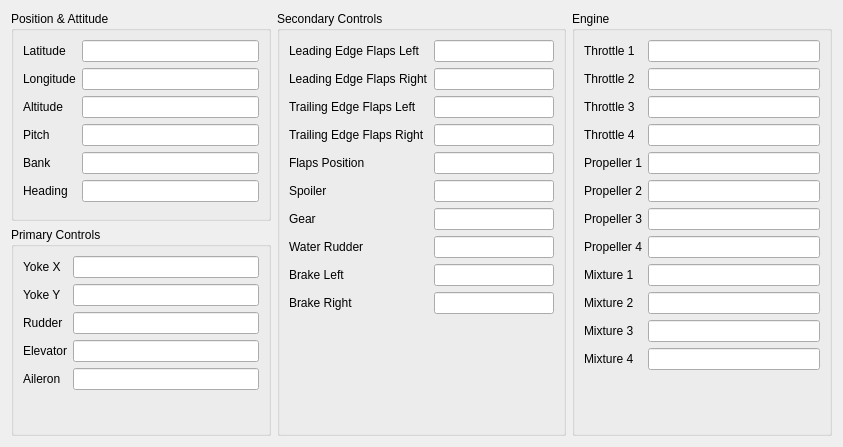
<?xml version="1.0" encoding="UTF-8"?>
<ui version="4.0">
 <class>SimulationVariablesWidget</class>
 <widget class="QWidget" name="SimulationVariablesWidget">
  <property name="geometry">
   <rect>
    <x>0</x>
    <y>0</y>
    <width>843</width>
    <height>447</height>
   </rect>
  </property>
  <property name="windowTitle">
   <string>Form</string>
  </property>
  <layout class="QGridLayout" name="gridLayout">
   <property name="sizeConstraint">
    <enum>QLayout::SetMinimumSize</enum>
   </property>
   <item row="0" column="0">
    <widget class="QGroupBox" name="groupBox_5">
     <property name="minimumSize">
      <size>
       <width>0</width>
       <height>0</height>
      </size>
     </property>
     <property name="title">
      <string>Position &amp;&amp; Attitude</string>
     </property>
     <layout class="QFormLayout" name="formLayout_4">
      <item row="0" column="0">
       <widget class="QLabel" name="label_9">
        <property name="text">
         <string>Latitude</string>
        </property>
       </widget>
      </item>
      <item row="0" column="1">
       <widget class="QLineEdit" name="latitudeLineEdit">
        <property name="minimumSize">
         <size>
          <width>160</width>
          <height>0</height>
         </size>
        </property>
        <property name="readOnly">
         <bool>true</bool>
        </property>
       </widget>
      </item>
      <item row="1" column="0">
       <widget class="QLabel" name="label_10">
        <property name="text">
         <string>Longitude</string>
        </property>
       </widget>
      </item>
      <item row="1" column="1">
       <widget class="QLineEdit" name="longitudeLineEdit">
        <property name="readOnly">
         <bool>true</bool>
        </property>
       </widget>
      </item>
      <item row="2" column="0">
       <widget class="QLabel" name="label_11">
        <property name="text">
         <string>Altitude</string>
        </property>
       </widget>
      </item>
      <item row="2" column="1">
       <widget class="QLineEdit" name="altitudeLineEdit">
        <property name="readOnly">
         <bool>true</bool>
        </property>
       </widget>
      </item>
      <item row="3" column="0">
       <widget class="QLabel" name="label_25">
        <property name="text">
         <string>Pitch</string>
        </property>
       </widget>
      </item>
      <item row="3" column="1">
       <widget class="QLineEdit" name="pitchLineEdit">
        <property name="readOnly">
         <bool>true</bool>
        </property>
       </widget>
      </item>
      <item row="4" column="0">
       <widget class="QLabel" name="label_26">
        <property name="text">
         <string>Bank</string>
        </property>
       </widget>
      </item>
      <item row="4" column="1">
       <widget class="QLineEdit" name="bankLineEdit">
        <property name="readOnly">
         <bool>true</bool>
        </property>
       </widget>
      </item>
      <item row="5" column="0">
       <widget class="QLabel" name="label_27">
        <property name="text">
         <string>Heading</string>
        </property>
       </widget>
      </item>
      <item row="5" column="1">
       <widget class="QLineEdit" name="headingLineEdit">
        <property name="readOnly">
         <bool>true</bool>
        </property>
       </widget>
      </item>
     </layout>
    </widget>
   </item>
   <item row="0" column="1" rowspan="2">
    <widget class="QGroupBox" name="groupBox_7">
     <property name="minimumSize">
      <size>
       <width>0</width>
       <height>0</height>
      </size>
     </property>
     <property name="title">
      <string>Secondary Controls</string>
     </property>
     <layout class="QFormLayout" name="formLayout_2">
      <item row="0" column="0">
       <widget class="QLabel" name="label_40">
        <property name="text">
         <string>Leading Edge Flaps Left</string>
        </property>
       </widget>
      </item>
      <item row="0" column="1">
       <widget class="QLineEdit" name="leadingEdgeFlapsLeftLineEdit">
        <property name="minimumSize">
         <size>
          <width>120</width>
          <height>0</height>
         </size>
        </property>
        <property name="readOnly">
         <bool>true</bool>
        </property>
       </widget>
      </item>
      <item row="1" column="0">
       <widget class="QLabel" name="label_41">
        <property name="text">
         <string>Leading Edge Flaps Right</string>
        </property>
       </widget>
      </item>
      <item row="1" column="1">
       <widget class="QLineEdit" name="leadingEdgeFlapsRightLineEdit">
        <property name="minimumSize">
         <size>
          <width>120</width>
          <height>0</height>
         </size>
        </property>
        <property name="readOnly">
         <bool>true</bool>
        </property>
       </widget>
      </item>
      <item row="2" column="0">
       <widget class="QLabel" name="label_42">
        <property name="text">
         <string>Trailing Edge Flaps Left</string>
        </property>
       </widget>
      </item>
      <item row="2" column="1">
       <widget class="QLineEdit" name="trailingEdgeFlapsLeftLineEdit">
        <property name="minimumSize">
         <size>
          <width>120</width>
          <height>0</height>
         </size>
        </property>
        <property name="readOnly">
         <bool>true</bool>
        </property>
       </widget>
      </item>
      <item row="3" column="0">
       <widget class="QLabel" name="label_43">
        <property name="text">
         <string>Trailing Edge Flaps Right</string>
        </property>
       </widget>
      </item>
      <item row="3" column="1">
       <widget class="QLineEdit" name="trailingEdgeFlapsRightLineEdit">
        <property name="minimumSize">
         <size>
          <width>120</width>
          <height>0</height>
         </size>
        </property>
        <property name="readOnly">
         <bool>true</bool>
        </property>
       </widget>
      </item>
      <item row="4" column="0">
       <widget class="QLabel" name="label_38">
        <property name="text">
         <string>Flaps Position</string>
        </property>
       </widget>
      </item>
      <item row="4" column="1">
       <widget class="QLineEdit" name="flapsPositionLineEdit">
        <property name="minimumSize">
         <size>
          <width>120</width>
          <height>0</height>
         </size>
        </property>
        <property name="readOnly">
         <bool>true</bool>
        </property>
       </widget>
      </item>
      <item row="5" column="0">
       <widget class="QLabel" name="label_37">
        <property name="text">
         <string>Spoiler</string>
        </property>
       </widget>
      </item>
      <item row="5" column="1">
       <widget class="QLineEdit" name="spoilerLineEdit">
        <property name="minimumSize">
         <size>
          <width>120</width>
          <height>0</height>
         </size>
        </property>
        <property name="readOnly">
         <bool>true</bool>
        </property>
       </widget>
      </item>
      <item row="6" column="0">
       <widget class="QLabel" name="label_39">
        <property name="text">
         <string>Gear</string>
        </property>
       </widget>
      </item>
      <item row="6" column="1">
       <widget class="QLineEdit" name="gearLineEdit">
        <property name="minimumSize">
         <size>
          <width>120</width>
          <height>0</height>
         </size>
        </property>
        <property name="readOnly">
         <bool>true</bool>
        </property>
       </widget>
      </item>
      <item row="7" column="0">
       <widget class="QLabel" name="label_44">
        <property name="text">
         <string>Water Rudder</string>
        </property>
       </widget>
      </item>
      <item row="7" column="1">
       <widget class="QLineEdit" name="waterRudderLineEdit">
        <property name="minimumSize">
         <size>
          <width>120</width>
          <height>0</height>
         </size>
        </property>
        <property name="readOnly">
         <bool>true</bool>
        </property>
       </widget>
      </item>
      <item row="8" column="0">
       <widget class="QLabel" name="label_45">
        <property name="text">
         <string>Brake Left</string>
        </property>
       </widget>
      </item>
      <item row="8" column="1">
       <widget class="QLineEdit" name="brakeLeftLineEdit">
        <property name="minimumSize">
         <size>
          <width>120</width>
          <height>0</height>
         </size>
        </property>
        <property name="readOnly">
         <bool>true</bool>
        </property>
       </widget>
      </item>
      <item row="9" column="0">
       <widget class="QLabel" name="label_46">
        <property name="text">
         <string>Brake Right</string>
        </property>
       </widget>
      </item>
      <item row="9" column="1">
       <widget class="QLineEdit" name="brakeRightLineEdit">
        <property name="minimumSize">
         <size>
          <width>120</width>
          <height>0</height>
         </size>
        </property>
        <property name="readOnly">
         <bool>true</bool>
        </property>
       </widget>
      </item>
     </layout>
    </widget>
   </item>
   <item row="0" column="2" rowspan="2">
    <widget class="QGroupBox" name="groupBox">
     <property name="minimumSize">
      <size>
       <width>0</width>
       <height>0</height>
      </size>
     </property>
     <property name="title">
      <string>Engine</string>
     </property>
     <layout class="QFormLayout" name="formLayout">
      <item row="0" column="0">
       <widget class="QLabel" name="label_33">
        <property name="text">
         <string>Throttle 1</string>
        </property>
       </widget>
      </item>
      <item row="0" column="1">
       <widget class="QLineEdit" name="throttle1LineEdit">
        <property name="minimumSize">
         <size>
          <width>80</width>
          <height>0</height>
         </size>
        </property>
        <property name="readOnly">
         <bool>true</bool>
        </property>
       </widget>
      </item>
      <item row="1" column="0">
       <widget class="QLabel" name="label_34">
        <property name="text">
         <string>Throttle 2</string>
        </property>
       </widget>
      </item>
      <item row="1" column="1">
       <widget class="QLineEdit" name="throttle2LineEdit">
        <property name="minimumSize">
         <size>
          <width>120</width>
          <height>0</height>
         </size>
        </property>
        <property name="readOnly">
         <bool>true</bool>
        </property>
       </widget>
      </item>
      <item row="2" column="0">
       <widget class="QLabel" name="label_35">
        <property name="text">
         <string>Throttle 3</string>
        </property>
       </widget>
      </item>
      <item row="2" column="1">
       <widget class="QLineEdit" name="throttle3LineEdit">
        <property name="minimumSize">
         <size>
          <width>120</width>
          <height>0</height>
         </size>
        </property>
        <property name="readOnly">
         <bool>true</bool>
        </property>
       </widget>
      </item>
      <item row="3" column="0">
       <widget class="QLabel" name="label_36">
        <property name="text">
         <string>Throttle 4</string>
        </property>
       </widget>
      </item>
      <item row="3" column="1">
       <widget class="QLineEdit" name="throttle4LineEdit">
        <property name="minimumSize">
         <size>
          <width>120</width>
          <height>0</height>
         </size>
        </property>
        <property name="readOnly">
         <bool>true</bool>
        </property>
       </widget>
      </item>
      <item row="4" column="0">
       <widget class="QLabel" name="label_47">
        <property name="text">
         <string>Propeller 1</string>
        </property>
       </widget>
      </item>
      <item row="4" column="1">
       <widget class="QLineEdit" name="propeller1LineEdit">
        <property name="minimumSize">
         <size>
          <width>120</width>
          <height>0</height>
         </size>
        </property>
        <property name="readOnly">
         <bool>true</bool>
        </property>
       </widget>
      </item>
      <item row="5" column="0">
       <widget class="QLabel" name="label_48">
        <property name="text">
         <string>Propeller 2</string>
        </property>
       </widget>
      </item>
      <item row="5" column="1">
       <widget class="QLineEdit" name="propeller2LineEdit">
        <property name="minimumSize">
         <size>
          <width>120</width>
          <height>0</height>
         </size>
        </property>
        <property name="readOnly">
         <bool>true</bool>
        </property>
       </widget>
      </item>
      <item row="6" column="0">
       <widget class="QLabel" name="label_49">
        <property name="text">
         <string>Propeller 3</string>
        </property>
       </widget>
      </item>
      <item row="6" column="1">
       <widget class="QLineEdit" name="propeller3LineEdit">
        <property name="minimumSize">
         <size>
          <width>120</width>
          <height>0</height>
         </size>
        </property>
        <property name="readOnly">
         <bool>true</bool>
        </property>
       </widget>
      </item>
      <item row="7" column="0">
       <widget class="QLabel" name="label_50">
        <property name="text">
         <string>Propeller 4</string>
        </property>
       </widget>
      </item>
      <item row="7" column="1">
       <widget class="QLineEdit" name="propeller4LineEdit">
        <property name="minimumSize">
         <size>
          <width>120</width>
          <height>0</height>
         </size>
        </property>
        <property name="readOnly">
         <bool>true</bool>
        </property>
       </widget>
      </item>
      <item row="8" column="0">
       <widget class="QLabel" name="label_51">
        <property name="text">
         <string>Mixture 1</string>
        </property>
       </widget>
      </item>
      <item row="8" column="1">
       <widget class="QLineEdit" name="mixture1LineEdit">
        <property name="minimumSize">
         <size>
          <width>120</width>
          <height>0</height>
         </size>
        </property>
        <property name="readOnly">
         <bool>true</bool>
        </property>
       </widget>
      </item>
      <item row="9" column="0">
       <widget class="QLabel" name="label_52">
        <property name="text">
         <string>Mixture 2</string>
        </property>
       </widget>
      </item>
      <item row="9" column="1">
       <widget class="QLineEdit" name="mixture2LineEdit">
        <property name="minimumSize">
         <size>
          <width>120</width>
          <height>0</height>
         </size>
        </property>
        <property name="readOnly">
         <bool>true</bool>
        </property>
       </widget>
      </item>
      <item row="10" column="0">
       <widget class="QLabel" name="label_53">
        <property name="text">
         <string>Mixture 3</string>
        </property>
       </widget>
      </item>
      <item row="10" column="1">
       <widget class="QLineEdit" name="mixture3LineEdit">
        <property name="minimumSize">
         <size>
          <width>120</width>
          <height>0</height>
         </size>
        </property>
        <property name="readOnly">
         <bool>true</bool>
        </property>
       </widget>
      </item>
      <item row="11" column="0">
       <widget class="QLabel" name="label_54">
        <property name="text">
         <string>Mixture 4</string>
        </property>
       </widget>
      </item>
      <item row="11" column="1">
       <widget class="QLineEdit" name="mixture4LineEdit">
        <property name="minimumSize">
         <size>
          <width>120</width>
          <height>0</height>
         </size>
        </property>
        <property name="readOnly">
         <bool>true</bool>
        </property>
       </widget>
      </item>
     </layout>
    </widget>
   </item>
   <item row="1" column="0">
    <widget class="QGroupBox" name="groupBox_8">
     <property name="minimumSize">
      <size>
       <width>0</width>
       <height>0</height>
      </size>
     </property>
     <property name="title">
      <string>Primary Controls</string>
     </property>
     <layout class="QFormLayout" name="formLayout_3">
      <item row="0" column="0">
       <widget class="QLabel" name="label_55">
        <property name="text">
         <string>Yoke X</string>
        </property>
       </widget>
      </item>
      <item row="0" column="1">
       <widget class="QLineEdit" name="yokeXLineEdit">
        <property name="minimumSize">
         <size>
          <width>80</width>
          <height>0</height>
         </size>
        </property>
        <property name="readOnly">
         <bool>true</bool>
        </property>
       </widget>
      </item>
      <item row="1" column="0">
       <widget class="QLabel" name="label_56">
        <property name="text">
         <string>Yoke Y</string>
        </property>
       </widget>
      </item>
      <item row="1" column="1">
       <widget class="QLineEdit" name="yokeYLineEdit">
        <property name="minimumSize">
         <size>
          <width>120</width>
          <height>0</height>
         </size>
        </property>
        <property name="readOnly">
         <bool>true</bool>
        </property>
       </widget>
      </item>
      <item row="2" column="0">
       <widget class="QLabel" name="label_57">
        <property name="text">
         <string>Rudder</string>
        </property>
       </widget>
      </item>
      <item row="2" column="1">
       <widget class="QLineEdit" name="rudderLineEdit">
        <property name="minimumSize">
         <size>
          <width>120</width>
          <height>0</height>
         </size>
        </property>
        <property name="readOnly">
         <bool>true</bool>
        </property>
       </widget>
      </item>
      <item row="3" column="0">
       <widget class="QLabel" name="label_58">
        <property name="text">
         <string>Elevator</string>
        </property>
       </widget>
      </item>
      <item row="3" column="1">
       <widget class="QLineEdit" name="elevatorLineEdit">
        <property name="minimumSize">
         <size>
          <width>120</width>
          <height>0</height>
         </size>
        </property>
        <property name="readOnly">
         <bool>true</bool>
        </property>
       </widget>
      </item>
      <item row="4" column="0">
       <widget class="QLabel" name="label_59">
        <property name="text">
         <string>Aileron</string>
        </property>
       </widget>
      </item>
      <item row="4" column="1">
       <widget class="QLineEdit" name="aileronLineEdit">
        <property name="minimumSize">
         <size>
          <width>120</width>
          <height>0</height>
         </size>
        </property>
        <property name="readOnly">
         <bool>true</bool>
        </property>
       </widget>
      </item>
     </layout>
    </widget>
   </item>
  </layout>
 </widget>
 <resources/>
 <connections/>
</ui>
